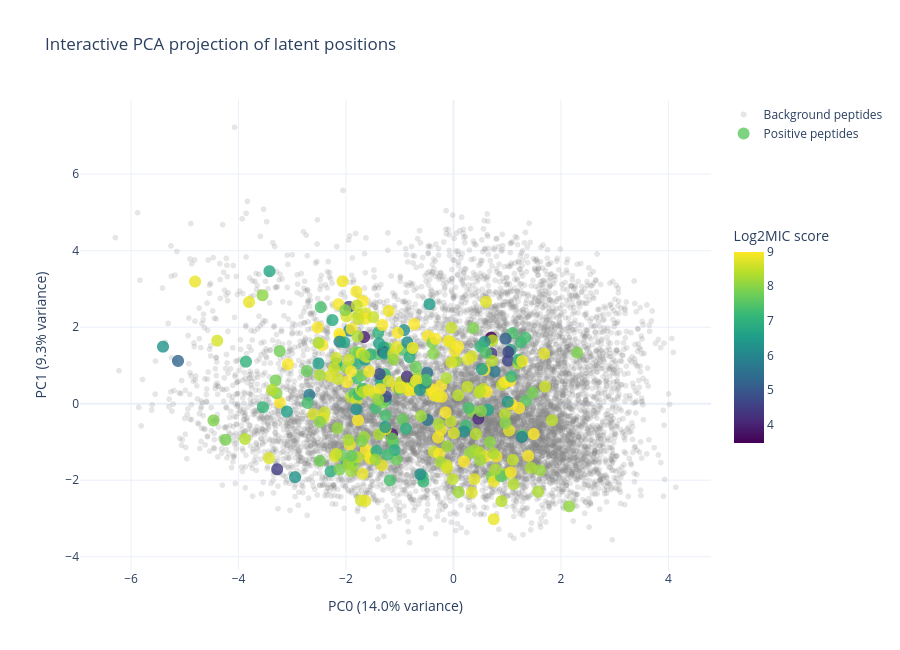

The notebook cell this image was saved under:
### Code cell
PCA_COMPONENTS = (0, 1)

import plotly.graph_objects as go

fig = go.Figure()

fig.add_trace(
    go.Scattergl(
        x=latent_background_projected[:, PCA_COMPONENTS[0]],
        y=latent_background_projected[:, PCA_COMPONENTS[1]],
        mode="markers",
        name="Background peptides",
        marker={
            "size": 6,
            "opacity": 0.2,
            "color": "gray",
        },
    )
)

fig.add_trace(
    go.Scattergl(
        x=projected_positive[:, PCA_COMPONENTS[0]],
        y=projected_positive[:, PCA_COMPONENTS[1]],
        mode="markers",
        name="Positive peptides",
        marker={
            "size": 12,
            "color": scores,
            "opacity": 0.8,
            "colorscale": "Viridis",
            "colorbar": {
                "title": "Log2MIC score",
                "len": 0.5,
                "y": 0.5,
                "yanchor": "middle",
                "x": 1.02,
            },
        },
        customdata=np.column_stack((positive_sample, scores)),
        hovertemplate=("Sequence: %{customdata[0]}<br>Score: %{customdata[1]:.4f}<br>"),
    )
)

fig.update_layout(
    title="Interactive PCA projection of latent positions",
    xaxis_title=f"PC{PCA_COMPONENTS[0]} ({pca.explained_variance_ratio_[PCA_COMPONENTS[0]]:.1%} variance)",
    yaxis_title=f"PC{PCA_COMPONENTS[1]} ({pca.explained_variance_ratio_[PCA_COMPONENTS[1]]:.1%} variance)",
    template="plotly_white",
    width=900,
    height=650,
)

fig.show()

### Figure 1 — Plotly figure (JSON) as saved in the notebook; plotly's stock layout.template omitted (floating-point values rounded to 4 significant figures; data arrays with more than 128 entries replaced by an {"elided": "..."} marker saying what was removed)
{"data": [{"marker": {"color": "gray", "opacity": 0.2, "size": 6}, "mode": "markers", "name": "Background peptides", "type": "scattergl", "x": {"elided": "10000 float values"}, "y": {"elided": "10000 float values"}}, {"customdata": {"elided": "300x2 mixed values"}, "hovertemplate": "Sequence: %{customdata[0]}<br>Score: %{customdata[1]:.4f}<br>", "marker": {"color": {"elided": "300 float values"}, "colorbar": {"len": 0.5, "title": {"text": "Log2MIC score"}, "x": 1.02, "y": 0.5, "yanchor": "middle"}, "colorscale": [[0, "#440154"], [0.1111, "#482878"], [0.2222, "#3e4989"], [0.3333, "#31688e"], [0.4444, "#26828e"], [0.5556, "#1f9e89"], [0.6667, "#35b779"], [0.7778, "#6ece58"], [0.8889, "#b5de2b"], [1, "#fde725"]], "opacity": 0.8, "size": 12}, "mode": "markers", "name": "Positive peptides", "type": "scattergl", "x": {"elided": "300 float values"}, "y": {"elided": "300 float values"}}], "layout": {"height": 650, "title": {"text": "Interactive PCA projection of latent positions"}, "width": 900, "xaxis": {"title": {"text": "PC0 (14.0% variance)"}}, "yaxis": {"title": {"text": "PC1 (9.3% variance)"}}}}
